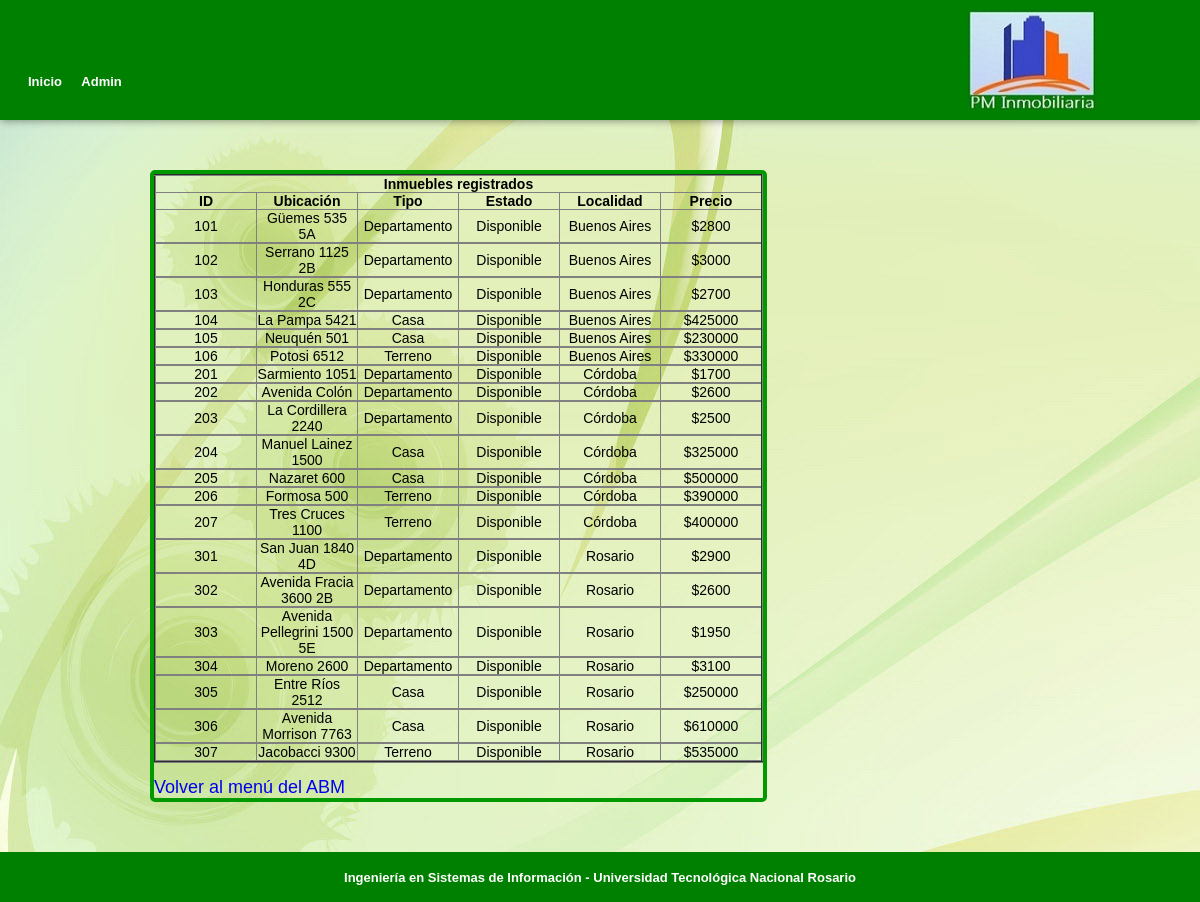
The page /ConsultaInmuebles.php on the database its author committed.
### tables this page shows
CREATE TABLE `inmuebles` (
  `id` varchar(10) NOT NULL,
  `ubicacion` varchar(30) NOT NULL,
  `tipo` int(15) NOT NULL,
  `estado` varchar(12) NOT NULL,
  `localidad` int(20) NOT NULL,
  `provincia` int(20) NOT NULL,
  `imagen` varchar(20) NOT NULL,
  PRIMARY KEY (`id`)
);

### ConsultaInmuebles.php (the view, shortened to what this page needs)
<!DOCTYPE html PUBLIC "-//W3C//DTD XHTML 1.0 Transitional//EN" "http://www.w3.org/TR/xhtml1/DTD/xhtml1-transitional.dtd">
<html xmlns="http://www.w3.org/1999/xhtml">
<head>
<link rel="stylesheet" type="text/css" href="header.css"/>
<link rel="stylesheet" type="text/css" href="posicionamientoPrincipal.css"/>
<link rel="stylesheet" type="text/css" href="estiloPrincipal.css"/>
<link rel="stylesheet" type="text/css" href="base.css"/>
<link rel="stylesheet" type="text/css" href="elementos.css"/>
<link rel="stylesheet" type="text/css" href="footer.css"/>
<link rel="stylesheet" type="text/css" href="body.css"/>
<link rel="stylesheet" type="text/css" href="botones.css"/>
<link rel="stylesheet" type="text/css" href="menuAdmin.css"/>
</head>
<body>
<div id="header">
          <div id="cont_header_h">
            <div id="menu_header_h">
			<a href="principalAdministrador.php" target="_self" >Inicio</a>
			<a href="MenuAdmin.php" target="_self" >Admin</a>
			</div>
		  </div>
		   <a href="principalAdministrador.php"><img class="logo" src="imagen/logo.jpg" alt="Imagen Logo" title="Imagen Logo" /></a>
</div>
<div id="contenido" class="formConsulta">
<div id="formConsulta">
<?php
include("conexion.inc");
$vSql = "SELECT id, ubicacion, tipo, estado, localidad, precio.precio
	FROM inmuebles
	INNER JOIN precio ON inmuebles.id= precio.idInmueble INNER JOIN (SELECT precio.idInmueble, max(precio.fechaDesde) as max_fecha, precio.precio
	FROM precio
	GROUP BY precio.idInmueble) as R
	ON inmuebles.id=R.idInmueble
	WHERE precio.fechaDesde=R.max_fecha
	GROUP BY inmuebles.id";
$vResultado = mysql_query($vSql, $link);
?>
<table border="2" id="tableInmuebles">
 <thead>
  	<tr>
		<th colspan="6">Inmuebles registrados</th>
	</tr>
  </thead>
  <tbody>
<tr>
<td width="100" align="center"><b>ID</b></td>
<td width="100" align="center"><b>Ubicación</b></td>
<td width="70" align="center"><b>Tipo</b></td>
<td width="100" align="center"><b>Estado</b></td>
<td width="100" align="center"><b>Localidad</b></td>
<td width="100" align="center"><b>Precio</b></td>
</tr>
<?php
while ($fila = mysql_fetch_array($vResultado))
{
?>
<tr>
            <td width="100" align="center"><?php echo ($fila['id']); ?></td>
			<td width="100" align="center"><?php echo ($fila['ubicacion']); ?></td>
            <td width="100" align="center">
				<?php if($fila['tipo'] == 1)
						{echo "Casa";}
					  elseif($fila['tipo']==2)
					  	{echo "Departamento";}
					  else {echo "Terreno";}
				?>
			</td>
			<td width="100" align="center"><?php echo ($fila['estado']); ?></td>
			<td width="100" align="center">
				<?php if($fila['localidad'] == 1)
						{echo "Buenos Aires";}
					  elseif($fila['localidad']==2)
					  	{echo "Córdoba";}
					  else {echo "Rosario";}
				?>
			</td>
			<td width="100" align="center"><?php echo ($fila['precio']); ?></td>
</tr>
<tr>
              <td colspan="6">
<?php
}
?>
              </td>
</tr>
</tbody>
</table>
<p>&nbsp;</p>
<p class="parrafo2"><a href="MenuAdmin.php">Volver al men&uacute; del ABM</a></p>
</div>
</div>
<div id="footer"><div id="footerhijo">Ingeniería en Sistemas de Información - Universidad Tecnológica Nacional Rosario</div></div>
</body>
</html>

### header.css (style rules this page uses)
a, a img { border:none; text-decoration:none; outline:none; }
* { margin:0; padding:0; }
#header { float:left; border-color:#009900; }
#cont_header_h { float:left; width:850px; height:110px; margin-left:20px; overflow:hidden; position:relative; }
.logo { position:absolute; top:10px; right:100px; float:left; width:135px; height:100px; }
#menu_header_h { float:left; position:absolute; bottom: 10px; right:100px; width:750px; }
#menu_header_h a { display:inline-block; height:33px; font:bold 13px Arial, Helvetica, sans-serif; color:#FFFFFF; margin-top:37px; text-align:center; padding: 5px 8px 0 8px; line-height: 30px; }

### posicionamientoPrincipal.css (style rules this page uses)
body { background-image:url(imagen/Fondo.jpg); }
#contenido { margin-left:100px; clear:left; }
.parrafo2 { left:570px; font-family:Arial, Helvetica, sans-serif; font-size:18px; color:#000000; }
#formConsulta { margin-top:50px; margin-left:50px; margin-bottom:50px; float:left; border-radius: 5px; border: 4px solid #009900; }
#tableInmuebles { font-family:Arial, Helvetica, sans-serif; font-size:14px; border-collapse: collapse; }
.formModi, .formBaja,.formConsulta { height:470px; }

### base.css (style rules this page uses)
a, a img { border:none; outline:none; text-decoration:none; }
* { margin:0; padding:0; }
body { background-color:#F4F4F4; font-family:Arial, Helvetica, sans-serif; font-size:12px; font-style:normal; font-variant:normal; font-weight:normal; line-height:normal; margin:0; }
#header { -webkit-box-shadow:rgba(0, 0, 0, 0.4) 1px 1px 8px; background-image:url(imagen/fondoheader.jpg); box-shadow:rgba(0, 0, 0, 0.4) 1px 1px 8px; height:120px; overflow:hidden; position:relative; width:100%; z-index:10; }
#footer { background-color:#008000; background-position:50% 100%; overflow:hidden; width:100%; height:50px; text-align:center; display: table; font:bold 13px Arial, Helvetica, sans-serif; }
#footerhijo { display: table-cell; vertical-align: middle; color:#FFFFFF; }

### footer.css (style rules this page uses)
* { margin:0; padding:0; }

### body.css (style rules this page uses)
a, a img { border:none; text-decoration:none; outline:none; }
* { margin:0; padding:0; }

### rows shown on the page
inmuebles: id "101", ubicacion "Güemes 535 5A", tipo "Departamento", estado "Disponible", localidad "Buenos Aires", precio "$2800"
inmuebles: id "102", ubicacion "Serrano 1125 2B", tipo "Departamento", estado "Disponible", localidad "Buenos Aires", precio "$3000"
inmuebles: id "103", ubicacion "Honduras 555 2C", tipo "Departamento", estado "Disponible", localidad "Buenos Aires", precio "$2700"
inmuebles: id "104", ubicacion "La Pampa 5421", tipo "Casa", estado "Disponible", localidad "Buenos Aires", precio "$425000"
inmuebles: id "105", ubicacion "Neuquén 501", tipo "Casa", estado "Disponible", localidad "Buenos Aires", precio "$230000"
inmuebles: id "106", ubicacion "Potosi 6512", tipo "Terreno", estado "Disponible", localidad "Buenos Aires", precio "$330000"
inmuebles: id "201", ubicacion "Sarmiento 1051", tipo "Departamento", estado "Disponible", localidad "Córdoba", precio "$1700"
inmuebles: id "202", ubicacion "Avenida Colón", tipo "Departamento", estado "Disponible", localidad "Córdoba", precio "$2600"
inmuebles: id "203", ubicacion "La Cordillera 2240", tipo "Departamento", estado "Disponible", localidad "Córdoba", precio "$2500"
inmuebles: id "204", ubicacion "Manuel Lainez 1500", tipo "Casa", estado "Disponible", localidad "Córdoba", precio "$325000"
inmuebles: id "205", ubicacion "Nazaret 600", tipo "Casa", estado "Disponible", localidad "Córdoba", precio "$500000"
inmuebles: id "206", ubicacion "Formosa 500", tipo "Terreno", estado "Disponible", localidad "Córdoba", precio "$390000"
inmuebles: id "207", ubicacion "Tres Cruces 1100", tipo "Terreno", estado "Disponible", localidad "Córdoba", precio "$400000"
inmuebles: id "301", ubicacion "San Juan 1840 4D", tipo "Departamento", estado "Disponible", localidad "Rosario", precio "$2900"
inmuebles: id "302", ubicacion "Avenida Fracia 3600 2B", tipo "Departamento", estado "Disponible", localidad "Rosario", precio "$2600"
inmuebles: id "303", ubicacion "Avenida Pellegrini 1500 5E", tipo "Departamento", estado "Disponible", localidad "Rosario", precio "$1950"
inmuebles: id "304", ubicacion "Moreno 2600", tipo "Departamento", estado "Disponible", localidad "Rosario", precio "$3100"
inmuebles: id "305", ubicacion "Entre Ríos 2512", tipo "Casa", estado "Disponible", localidad "Rosario", precio "$250000"
inmuebles: id "306", ubicacion "Avenida Morrison 7763", tipo "Casa", estado "Disponible", localidad "Rosario", precio "$610000"
inmuebles: id "307", ubicacion "Jacobacci 9300", tipo "Terreno", estado "Disponible", localidad "Rosario", precio "$535000"
